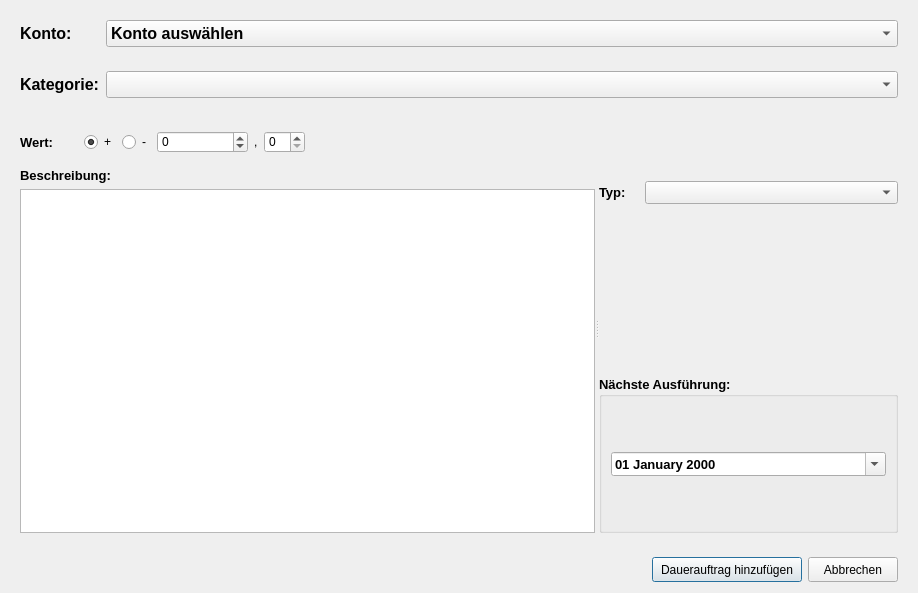
<?xml version="1.0" encoding="UTF-8"?>
<ui version="4.0">
 <class>AddStandingOrderWindow</class>
 <widget class="QDialog" name="AddStandingOrderWindow">
  <property name="geometry">
   <rect>
    <x>0</x>
    <y>0</y>
    <width>918</width>
    <height>593</height>
   </rect>
  </property>
  <property name="minimumSize">
   <size>
    <width>666</width>
    <height>428</height>
   </size>
  </property>
  <property name="windowTitle">
   <string>Dauerauftrag hinzufügen</string>
  </property>
  <layout class="QVBoxLayout" name="verticalLayout">
   <item>
    <widget class="QWidget" name="widget" native="true">
     <property name="maximumSize">
      <size>
       <width>16777215</width>
       <height>63</height>
      </size>
     </property>
     <layout class="QHBoxLayout" name="horizontalLayout">
      <item>
       <widget class="QLabel" name="lblAccount">
        <property name="minimumSize">
         <size>
          <width>60</width>
          <height>20</height>
         </size>
        </property>
        <property name="maximumSize">
         <size>
          <width>80</width>
          <height>16777215</height>
         </size>
        </property>
        <property name="font">
         <font>
          <family>Arial</family>
          <pointsize>12</pointsize>
          <weight>75</weight>
          <bold>true</bold>
         </font>
        </property>
        <property name="text">
         <string>Konto:</string>
        </property>
       </widget>
      </item>
      <item>
       <widget class="QComboBox" name="comboBoxChooseAccount">
        <property name="font">
         <font>
          <family>Arial</family>
          <pointsize>12</pointsize>
          <weight>75</weight>
          <bold>true</bold>
         </font>
        </property>
        <property name="duplicatesEnabled">
         <bool>true</bool>
        </property>
        <item>
         <property name="text">
          <string>Konto auswählen</string>
         </property>
        </item>
       </widget>
      </item>
     </layout>
    </widget>
   </item>
   <item>
    <widget class="QWidget" name="widget_6" native="true">
     <layout class="QHBoxLayout" name="horizontalLayout_7">
      <item>
       <widget class="QLabel" name="lblLabel">
        <property name="minimumSize">
         <size>
          <width>60</width>
          <height>20</height>
         </size>
        </property>
        <property name="maximumSize">
         <size>
          <width>80</width>
          <height>16777215</height>
         </size>
        </property>
        <property name="font">
         <font>
          <family>Arial</family>
          <pointsize>12</pointsize>
          <weight>75</weight>
          <bold>true</bold>
         </font>
        </property>
        <property name="text">
         <string>Kategorie:</string>
        </property>
       </widget>
      </item>
      <item>
       <widget class="QComboBox" name="comboBoxChooseLabel">
        <property name="font">
         <font>
          <family>Arial</family>
          <pointsize>12</pointsize>
          <weight>75</weight>
          <bold>true</bold>
         </font>
        </property>
        <property name="duplicatesEnabled">
         <bool>true</bool>
        </property>
       </widget>
      </item>
     </layout>
    </widget>
   </item>
   <item>
    <widget class="QWidget" name="widget_3" native="true">
     <property name="sizePolicy">
      <sizepolicy hsizetype="Preferred" vsizetype="Expanding">
       <horstretch>0</horstretch>
       <verstretch>0</verstretch>
      </sizepolicy>
     </property>
     <layout class="QVBoxLayout" name="verticalLayout_4">
      <item>
       <widget class="QSplitter" name="splitter">
        <property name="orientation">
         <enum>Qt::Horizontal</enum>
        </property>
        <property name="childrenCollapsible">
         <bool>false</bool>
        </property>
        <widget class="QWidget" name="widget_4" native="true">
         <layout class="QVBoxLayout" name="verticalLayout_2">
          <property name="leftMargin">
           <number>0</number>
          </property>
          <property name="topMargin">
           <number>0</number>
          </property>
          <property name="bottomMargin">
           <number>0</number>
          </property>
          <item>
           <widget class="QWidget" name="widget_5" native="true">
            <layout class="QHBoxLayout" name="horizontalLayout_2">
             <property name="leftMargin">
              <number>0</number>
             </property>
             <property name="rightMargin">
              <number>0</number>
             </property>
             <item>
              <widget class="QLabel" name="lblValue">
               <property name="font">
                <font>
                 <family>Arial</family>
                 <pointsize>10</pointsize>
                 <weight>75</weight>
                 <bold>true</bold>
                </font>
               </property>
               <property name="text">
                <string>Wert:</string>
               </property>
              </widget>
             </item>
             <item>
              <spacer name="horizontalSpacer">
               <property name="orientation">
                <enum>Qt::Horizontal</enum>
               </property>
               <property name="sizeType">
                <enum>QSizePolicy::Maximum</enum>
               </property>
               <property name="sizeHint" stdset="0">
                <size>
                 <width>25</width>
                 <height>20</height>
                </size>
               </property>
              </spacer>
             </item>
             <item>
              <widget class="QRadioButton" name="radioButtonPositiv">
               <property name="text">
                <string>+</string>
               </property>
               <property name="checked">
                <bool>true</bool>
               </property>
              </widget>
             </item>
             <item>
              <widget class="QRadioButton" name="radioButtonNegativ">
               <property name="text">
                <string>-</string>
               </property>
              </widget>
             </item>
             <item>
              <widget class="QSpinBox" name="spinBoxVK">
               <property name="minimumSize">
                <size>
                 <width>91</width>
                 <height>22</height>
                </size>
               </property>
               <property name="maximumSize">
                <size>
                 <width>91</width>
                 <height>22</height>
                </size>
               </property>
               <property name="font">
                <font>
                 <pointsize>9</pointsize>
                 <weight>50</weight>
                 <bold>false</bold>
                </font>
               </property>
               <property name="minimum">
                <number>-999999999</number>
               </property>
               <property name="maximum">
                <number>999999999</number>
               </property>
              </widget>
             </item>
             <item>
              <widget class="QLabel" name="label_3">
               <property name="text">
                <string>,</string>
               </property>
              </widget>
             </item>
             <item>
              <widget class="QSpinBox" name="spinBoxNK">
               <property name="minimumSize">
                <size>
                 <width>41</width>
                 <height>22</height>
                </size>
               </property>
               <property name="maximumSize">
                <size>
                 <width>41</width>
                 <height>22</height>
                </size>
               </property>
               <property name="font">
                <font>
                 <pointsize>9</pointsize>
                 <weight>50</weight>
                 <bold>false</bold>
                </font>
               </property>
              </widget>
             </item>
             <item>
              <spacer name="horizontalSpacer_2">
               <property name="orientation">
                <enum>Qt::Horizontal</enum>
               </property>
               <property name="sizeHint" stdset="0">
                <size>
                 <width>40</width>
                 <height>20</height>
                </size>
               </property>
              </spacer>
             </item>
            </layout>
           </widget>
          </item>
          <item>
           <widget class="QLabel" name="lblDescription">
            <property name="font">
             <font>
              <family>Arial</family>
              <pointsize>10</pointsize>
              <weight>75</weight>
              <bold>true</bold>
             </font>
            </property>
            <property name="text">
             <string>Beschreibung:</string>
            </property>
           </widget>
          </item>
          <item>
           <widget class="QPlainTextEdit" name="textEditDescription"/>
          </item>
         </layout>
        </widget>
        <widget class="QWidget" name="widget_7" native="true">
         <layout class="QVBoxLayout" name="verticalLayout_3">
          <property name="rightMargin">
           <number>0</number>
          </property>
          <property name="bottomMargin">
           <number>0</number>
          </property>
          <item>
           <spacer name="verticalSpacer_2">
            <property name="orientation">
             <enum>Qt::Vertical</enum>
            </property>
            <property name="sizeType">
             <enum>QSizePolicy::Fixed</enum>
            </property>
            <property name="sizeHint" stdset="0">
             <size>
              <width>20</width>
              <height>50</height>
             </size>
            </property>
           </spacer>
          </item>
          <item>
           <widget class="QWidget" name="widget_8" native="true">
            <layout class="QHBoxLayout" name="horizontalLayout_4">
             <property name="leftMargin">
              <number>0</number>
             </property>
             <property name="rightMargin">
              <number>0</number>
             </property>
             <item>
              <widget class="QLabel" name="lblType">
               <property name="sizePolicy">
                <sizepolicy hsizetype="Maximum" vsizetype="Preferred">
                 <horstretch>0</horstretch>
                 <verstretch>0</verstretch>
                </sizepolicy>
               </property>
               <property name="minimumSize">
                <size>
                 <width>40</width>
                 <height>0</height>
                </size>
               </property>
               <property name="font">
                <font>
                 <family>Arial</family>
                 <pointsize>10</pointsize>
                 <weight>75</weight>
                 <bold>true</bold>
                </font>
               </property>
               <property name="text">
                <string>Typ:</string>
               </property>
              </widget>
             </item>
             <item>
              <widget class="QComboBox" name="comboBoxChooseType">
               <property name="minimumSize">
                <size>
                 <width>100</width>
                 <height>0</height>
                </size>
               </property>
               <property name="font">
                <font>
                 <family>Arial</family>
                 <pointsize>10</pointsize>
                 <weight>75</weight>
                 <bold>true</bold>
                </font>
               </property>
              </widget>
             </item>
            </layout>
           </widget>
          </item>
          <item>
           <spacer name="verticalSpacer">
            <property name="orientation">
             <enum>Qt::Vertical</enum>
            </property>
            <property name="sizeHint" stdset="0">
             <size>
              <width>20</width>
              <height>140</height>
             </size>
            </property>
           </spacer>
          </item>
          <item>
           <widget class="QGroupBox" name="groupBoxNextDate">
            <property name="font">
             <font>
              <family>Arial</family>
              <pointsize>10</pointsize>
              <weight>75</weight>
              <bold>true</bold>
             </font>
            </property>
            <property name="title">
             <string>Nächste Ausführung:</string>
            </property>
            <layout class="QVBoxLayout" name="verticalLayout_5">
             <item>
              <spacer name="verticalSpacer_3">
               <property name="orientation">
                <enum>Qt::Vertical</enum>
               </property>
               <property name="sizeHint" stdset="0">
                <size>
                 <width>20</width>
                 <height>30</height>
                </size>
               </property>
              </spacer>
             </item>
             <item>
              <widget class="QDateEdit" name="dateEditNextDate">
               <property name="currentSection">
                <enum>QDateTimeEdit::DaySection</enum>
               </property>
               <property name="displayFormat">
                <string>dd MMMM yyyy</string>
               </property>
               <property name="calendarPopup">
                <bool>true</bool>
               </property>
               <property name="currentSectionIndex">
                <number>0</number>
               </property>
              </widget>
             </item>
             <item>
              <spacer name="verticalSpacer_4">
               <property name="orientation">
                <enum>Qt::Vertical</enum>
               </property>
               <property name="sizeHint" stdset="0">
                <size>
                 <width>20</width>
                 <height>30</height>
                </size>
               </property>
              </spacer>
             </item>
            </layout>
           </widget>
          </item>
         </layout>
        </widget>
       </widget>
      </item>
     </layout>
    </widget>
   </item>
   <item>
    <widget class="QWidget" name="widget_2" native="true">
     <property name="maximumSize">
      <size>
       <width>16777215</width>
       <height>41</height>
      </size>
     </property>
     <layout class="QHBoxLayout" name="horizontalLayout_3">
      <property name="bottomMargin">
       <number>0</number>
      </property>
      <item>
       <spacer name="horizontalSpacer_3">
        <property name="orientation">
         <enum>Qt::Horizontal</enum>
        </property>
        <property name="sizeHint" stdset="0">
         <size>
          <width>40</width>
          <height>20</height>
         </size>
        </property>
       </spacer>
      </item>
      <item>
       <widget class="QPushButton" name="buttonAddOrder">
        <property name="minimumSize">
         <size>
          <width>150</width>
          <height>25</height>
         </size>
        </property>
        <property name="maximumSize">
         <size>
          <width>220</width>
          <height>16777215</height>
         </size>
        </property>
        <property name="text">
         <string>Dauerauftrag hinzufügen</string>
        </property>
        <property name="default">
         <bool>true</bool>
        </property>
       </widget>
      </item>
      <item>
       <widget class="QPushButton" name="buttonCancel">
        <property name="minimumSize">
         <size>
          <width>90</width>
          <height>25</height>
         </size>
        </property>
        <property name="maximumSize">
         <size>
          <width>200</width>
          <height>16777215</height>
         </size>
        </property>
        <property name="text">
         <string>Abbrechen</string>
        </property>
       </widget>
      </item>
     </layout>
    </widget>
   </item>
  </layout>
 </widget>
 <resources/>
 <connections>
  <connection>
   <sender>buttonCancel</sender>
   <signal>clicked()</signal>
   <receiver>AddStandingOrderWindow</receiver>
   <slot>close()</slot>
   <hints>
    <hint type="sourcelabel">
     <x>871</x>
     <y>530</y>
    </hint>
    <hint type="destinationlabel">
     <x>904</x>
     <y>527</y>
    </hint>
   </hints>
  </connection>
 </connections>
</ui>
